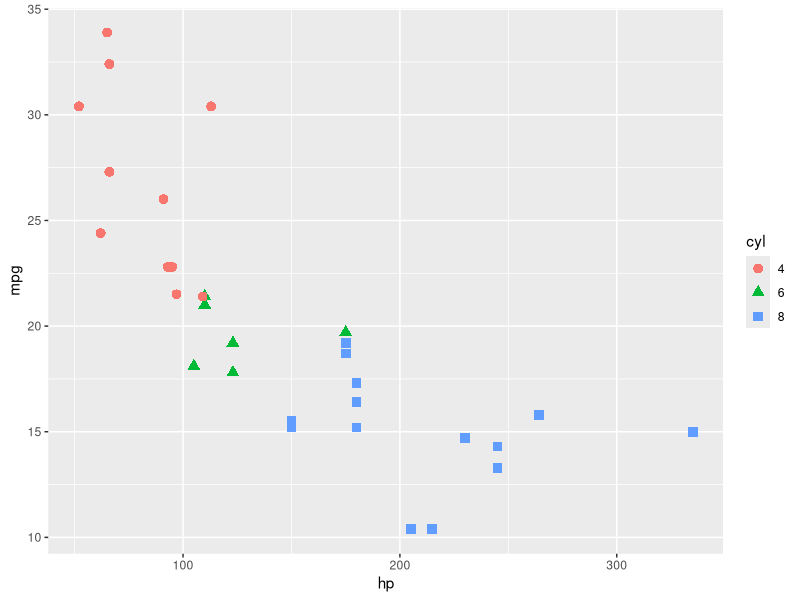

Generate this figure with R:
## ---- chunk 1
cars <- data.frame(mtcars, package="datasets")
cars <- as.data.frame(cars)
## ---- chunk 2

# Create a base graph
library(ggplot2)
str(cars)
cars$cyl <- as.factor(cars$cyl)
ggplot(cars, aes(x=hp, y=mpg, color=cyl, shape=cyl)) +
    geom_point(size=3)
